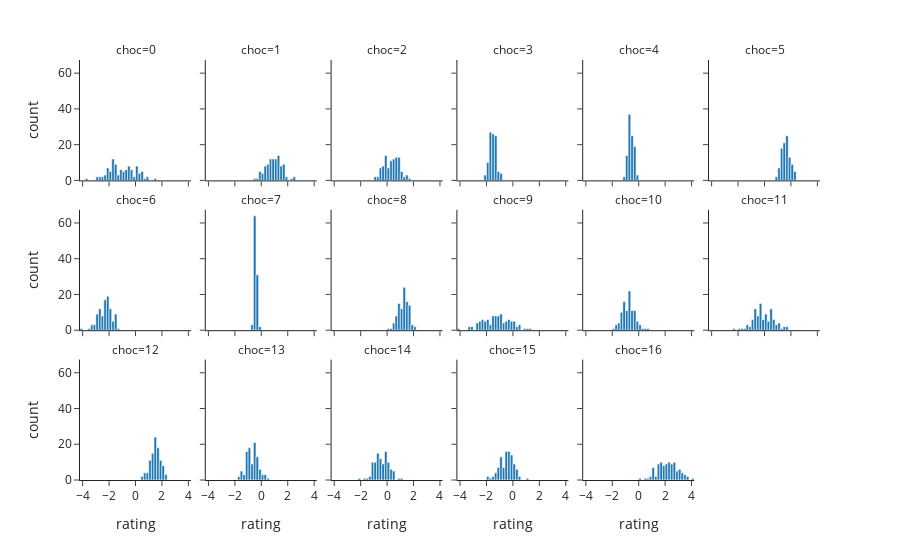

Notebook source saved alongside this figure:
### Code cell
px.histogram(ratings_df,
                x='rating',
                facet_col='choc',
                facet_col_wrap=6,
                template='simple_white')

### Figure 1 — Plotly figure (JSON) as saved in the notebook; plotly's stock layout.template omitted (floating-point values rounded to 4 significant figures)
{"data": [{"alignmentgroup": "True", "bingroup": "x", "hovertemplate": "choc=0<br>rating=%{x}<br>count=%{y}<extra></extra>", "legendgroup": "", "marker": {"color": "#1F77B4", "pattern": {"shape": ""}}, "name": "", "offsetgroup": "", "orientation": "v", "showlegend": false, "type": "histogram", "x": [-1.891, -0.1169, -0.5145, -2.173, -0.7113, -0.7336, -0.9802, 0.5433, -1.552, -0.662, -1.068, -0.3134, -2.528, 0.08143, -1.624, -0.7953, -0.4418, -1.995, -2.767, -0.9012, -1.337, -1.448, -2.057, 0.8222, -0.2557, -0.9376, -1.185, 0.1999, -1.586, -1.656, -0.4978, -1.584, 0.6601, 0.4952, -2.222, -2.821, -1.725, -1.024, -1.723, 0.2911, 0.1161, -1.764, -0.894, -0.3702, -1.018, -1.942, -1.655, -3.778, -2.898, -1.934, -2.157, -0.257, 0.09857, -0.6144, 0.2918, -1.457, -0.6536, -0.4501, -1.504, -1.446, -1.798, 0.9762, -2.394, 0.1116, -1.051, -1.842, -2.424, -2.022, -1.728, -0.5085, -1.502, -2.113, -2.703, -0.5617, -1.358, -1.727, -0.4223, 0.582, -2.209, -1.442, -1.193, 0.4227, -0.3444, 1.441, 0.04821, -2.096, 0.09083, 0.08877, 0.4506, -0.4068, -1.702, -1.654, 0.3327, -2.106, -0.01689, -1.614, 0.3848, -1.255, -0.2858, -0.9658], "xaxis": "x13", "yaxis": "y13"}, {"alignmentgroup": "True", "bingroup": "x", "hovertemplate": "choc=1<br>rating=%{x}<br>count=%{y}<extra></extra>", "legendgroup": "", "marker": {"color": "#1F77B4", "pattern": {"shape": ""}}, "name": "", "offsetgroup": "", "orientation": "v", "showlegend": false, "type": "histogram", "x": [0.01903, 1.726, 1.826, 0.3945, 0.3488, 0.5869, 1.09, 0.9815, 1.779, 1.172, -0.006624, 0.9497, -0.2902, 0.323, 0.8128, 0.1576, 1.582, 1.229, 0.6609, 0.962, 0.9122, -0.5896, 0.7456, 0.4901, 0.2689, 1.355, 1.603, 0.9189, 0.7025, 1.764, 0.2383, 1.185, 1.077, 0.8546, 1.018, 0.8275, 1.135, 0.3302, 2.433, -0.1451, 0.9278, 1.589, 0.9878, 2.473, 0.6001, 0.3904, 0.449, 1.123, 1.296, 1.431, 0.001541, 0.8608, 0.7255, 1.463, 0.4329, 0.4357, 1.193, 1.767, 0.6221, 1.14, 0.6367, 0.4121, 0.9411, -0.08914, 0.6978, 1.019, 1.272, 1.241, 0.4722, 0.7657, 1.455, 1.274, -0.1625, 1.569, 1.358, 1.622, 1.292, -0.1887, 1.257, 0.5996, 1.662, 1.078, 0.7038, 1.488, 1.895, 1.371, 0.09191, 1.352, 1.283, 1.409, 0.7423, 1.606, 0.2662, 1.323, 1.317, 1.676, 1.193, 2.289, 0.7924, 0.431], "xaxis": "x14", "yaxis": "y14"}, {"alignmentgroup": "True", "bingroup": "x", "hovertemplate": "choc=2<br>rating=%{x}<br>count=%{y}<extra></extra>", "legendgroup": "", "marker": {"color": "#1F77B4", "pattern": {"shape": ""}}, "name": "", "offsetgroup": "", "orientation": "v", "showlegend": false, "type": "histogram", "x": [0.7754, 1.635, -0.2538, -0.01518, 0.1972, 0.886, 1.271, 0.2893, -0.5757, 0.277, -0.1221, 0.6304, 0.3731, -0.7452, -0.2255, 0.566, 0.5845, 0.1863, 0.1541, 0.7956, 1.117, 0.1993, 0.8822, 1.159, 0.9638, 0.8063, -0.1924, -0.5625, 1.055, -0.08941, 0.936, 0.4649, 0.3001, 1.056, 0.1876, 0.3048, -0.1035, 0.765, 1.146, 0.7754, 0.694, -0.04787, -0.5626, 0.4298, 0.5227, -0.051, 1.461, 0.7405, -0.406, 0.7073, -0.3305, 0.4216, 0.9801, 0.2687, -0.5546, 0.4447, 1.461, 0.7633, 0.2345, 0.8616, 0.4107, -0.857, 1.251, 0.52, -0.02144, 0.2964, -0.0564, -0.4982, -0.008922, 0.7329, 0.034, -0.266, -0.01276, 0.09104, 0.8163, 0.3476, 0.4682, 0.5332, 0.8258, 0.8307, -0.09913, 0.8127, -0.3238, -0.1843, 0.7164, -0.3055, -0.3388, -0.2416, 1.563, 0.2463, 0.6608, -0.06417, 0.5185, 0.8719, 0.8828, 0.6265, -0.541, -0.6778, -0.8698, 0.3338], "xaxis": "x15", "yaxis": "y15"}, {"alignmentgroup": "True", "bingroup": "x", "hovertemplate": "choc=3<br>rating=%{x}<br>count=%{y}<extra></extra>", "legendgroup": "", "marker": {"color": "#1F77B4", "pattern": {"shape": ""}}, "name": "", "offsetgroup": "", "orientation": "v", "showlegend": false, "type": "histogram", "x": [-1.407, -1.569, -1.384, -1.637, -1.716, -1.221, -1.385, -1.589, -1.528, -1.717, -1.86, -1.597, -1.321, -1.688, -1.625, -1.289, -1.55, -1.912, -1.601, -1.306, -1.285, -1.366, -1.699, -1.367, -1.486, -1.096, -0.9246, -1.72, -1.317, -1.191, -1.758, -1.427, -0.8662, -1.263, -1.611, -1.956, -1.076, -2.103, -1.909, -1.645, -1.422, -1.593, -1.698, -1.502, -1.77, -1.456, -1.286, -1.633, -1.553, -1.531, -1.559, -1.578, -1.777, -1.7, -1.37, -1.319, -2.086, -1.649, -1.32, -1.444, -1.208, -1.657, -1.506, -1.981, -1.136, -1.001, -1.799, -1.445, -1.438, -1.261, -0.9613, -1.586, -1.344, -1.384, -1.953, -1.458, -1.293, -1.719, -1.816, -1.806, -1.321, -1.565, -1.681, -2.039, -1.457, -0.9488, -1.315, -1.253, -1.409, -1.892, -1.805, -1.335, -1.249, -1.414, -1.751, -1.61, -1.794, -1.73, -1.721, -1.725], "xaxis": "x16", "yaxis": "y16"}, {"alignmentgroup": "True", "bingroup": "x", "hovertemplate": "choc=4<br>rating=%{x}<br>count=%{y}<extra></extra>", "legendgroup": "", "marker": {"color": "#1F77B4", "pattern": {"shape": ""}}, "name": "", "offsetgroup": "", "orientation": "v", "showlegend": false, "type": "histogram", "x": [-0.1147, -0.6305, -0.8975, -0.3549, -0.6313, -0.8579, -0.6428, -0.5585, -0.3797, -0.6331, -0.6366, -0.3813, -0.5609, -0.2817, -0.5331, -0.4168, -0.9722, -0.2737, -0.7295, -1.066, -0.6577, -0.6332, -0.696, -0.3081, -0.6981, -0.4124, -0.7071, -0.8711, -0.6761, -0.6243, -0.5566, -0.7408, -0.2543, -0.1114, -0.6381, -0.4965, -0.6325, -0.787, -0.8512, -0.6904, -0.5492, -0.5848, -0.8746, -0.6604, -0.3796, -0.4906, -0.707, -0.5261, -0.7291, -0.8278, -0.5472, -0.3146, -0.7597, -0.4047, -0.436, -0.745, -0.5933, -0.7159, -0.613, -0.6927, -0.6218, -0.3186, -0.8196, -0.5955, -0.6606, -0.8179, -0.3958, -0.8292, -0.2582, -1.035, -0.553, -0.1947, -0.2904, -0.6482, -0.4794, -0.9357, -0.4421, -0.6628, -0.8751, -0.574, -0.2858, -0.3465, -0.457, -0.4644, -0.21, -0.308, -0.6704, -0.7942, -0.6424, -0.2606, -0.4009, -0.7642, -0.5747, -0.7225, -0.9076, -0.2645, -0.9127, -0.6991, -0.4809, -0.6569], "xaxis": "x17", "yaxis": "y17"}, {"alignmentgroup": "True", "bingroup": "x", "hovertemplate": "choc=5<br>rating=%{x}<br>count=%{y}<extra></extra>", "legendgroup": "", "marker": {"color": "#1F77B4", "pattern": {"shape": ""}}, "name": "", "offsetgroup": "", "orientation": "v", "showlegend": false, "type": "histogram", "x": [1.693, 1.303, 1.472, 2.345, 1.195, 1.755, 1.318, 1.592, 1.503, 1.826, 1.591, 1.577, 1.856, 1.568, 1.391, 1.822, 1.63, 1.24, 1.16, 1.777, 1.697, 2.105, 1.66, 1.669, 1.659, 2.123, 1.234, 1.635, 1.781, 1.64, 1.592, 1.322, 1.829, 1.238, 1.737, 2.005, 1.824, 1.829, 1.303, 1.536, 2.181, 1.815, 1.244, 1.481, 1.297, 1.557, 1.512, 2.112, 1.66, 1.777, 0.869, 1.761, 2.124, 1.849, 1.5, 1.156, 1.263, 1.963, 1.664, 1.348, 1.18, 1.522, 1.707, 2.148, 1.975, 2.156, 2.37, 2.254, 1.724, 1.776, 1.312, 1.766, 1.687, 2.396, 2.044, 1.79, 1.143, 1.968, 1.469, 2.207, 1.833, 1.298, 1.397, 1.972, 1.402, 1.121, 1.255, 1.597, 1.566, 1.524, 1.264, 1.742, 1.598, 1.65, 1.456, 1.312, 1.656, 1.475, 1.067, 0.9789], "xaxis": "x18", "yaxis": "y18"}, {"alignmentgroup": "True", "bingroup": "x", "hovertemplate": "choc=6<br>rating=%{x}<br>count=%{y}<extra></extra>", "legendgroup": "", "marker": {"color": "#1F77B4", "pattern": {"shape": ""}}, "name": "", "offsetgroup": "", "orientation": "v", "showlegend": false, "type": "histogram", "x": [-1.49, -1.821, -2.333, -1.681, -2.889, -2.821, -1.583, -1.556, -2.602, -2.45, -2.822, -2.403, -2.514, -2.063, -1.937, -2.684, -3.05, -2.174, -2.293, -1.948, -2.65, -2.384, -2.406, -2.71, -2.242, -2.385, -2.27, -2.111, -1.569, -2.848, -2.426, -1.884, -1.936, -2.335, -3.215, -1.845, -2.424, -2.113, -1.999, -1.873, -4.032, -2.796, -2.669, -3.177, -2.676, -2.434, -1.391, -2.271, -2.362, -2.152, -2.133, -2.181, -2.165, -2.207, -2.843, -1.525, -2.026, -2.086, -1.407, -2.168, -2.267, -2.345, -2.149, -2.558, -3.216, -2.998, -1.857, -1.665, -2.802, -1.946, -2.664, -2.747, -2.289, -1.629, -2.996, -3.249, -2.023, -2.397, -1.965, -1.686, -2.706, -2.144, -1.461, -2.306, -1.58, -2.005, -2.737, -2.884, -1.787, -2.173, -2.712, -2.371, -2.18, -2.093, -2.344, -3.055, -1.591, -1.924, -3.543, -2.128], "xaxis": "x7", "yaxis": "y7"}, {"alignmentgroup": "True", "bingroup": "x", "hovertemplate": "choc=7<br>rating=%{x}<br>count=%{y}<extra></extra>", "legendgroup": "", "marker": {"color": "#1F77B4", "pattern": {"shape": ""}}, "name": "", "offsetgroup": "", "orientation": "v", "showlegend": false, "type": "histogram", "x": [-0.3187, -0.3824, -0.6198, -0.4408, -0.4196, -0.3988, -0.6045, -0.4185, -0.5423, -0.3305, -0.5197, -0.4356, -0.4289, -0.5514, -0.6051, -0.2952, -0.4804, -0.4674, -0.5015, -0.363, -0.5896, -0.5216, -0.4141, -0.4108, -0.4669, -0.4483, -0.4928, -0.528, -0.2793, -0.5808, -0.4104, -0.4258, -0.4211, -0.4308, -0.4715, -0.55, -0.3661, -0.2119, -0.358, -0.4942, -0.4367, -0.3509, -0.2982, -0.4748, -0.4498, -0.2862, -0.3982, -0.4425, -0.4566, -0.5345, -0.2765, -0.4377, -0.4719, -0.4435, -0.325, -0.5198, -0.4743, -0.4377, -0.4123, -0.5694, -0.4609, -0.4392, -0.3632, -0.2964, -0.1488, -0.5302, -0.4218, -0.3649, -0.5353, -0.5162, -0.229, -0.4494, -0.5189, -0.3779, -0.5535, -0.4753, -0.548, -0.475, -0.34, -0.3452, -0.2701, -0.3947, -0.3896, -0.436, -0.4357, -0.4435, -0.3918, -0.4678, -0.4159, -0.1803, -0.4075, -0.3943, -0.4747, -0.2694, -0.3439, -0.4308, -0.4344, -0.4455, -0.5017, -0.3808], "xaxis": "x8", "yaxis": "y8"}, {"alignmentgroup": "True", "bingroup": "x", "hovertemplate": "choc=8<br>rating=%{x}<br>count=%{y}<extra></extra>", "legendgroup": "", "marker": {"color": "#1F77B4", "pattern": {"shape": ""}}, "name": "", "offsetgroup": "", "orientation": "v", "showlegend": false, "type": "histogram", "x": [1.648, 2.037, 0.9621, 1.268, 1.442, 1.545, 1.165, 0.8322, 1.233, 1.022, 0.6847, 1.219, 1.595, 1.608, 1.508, 1.187, 0.6771, 0.8275, 0.4125, 0.9651, 1.633, 0.7321, 1.338, 1.72, 0.05404, 0.595, 1.22, 1.791, 1.297, 1.166, 1.447, 0.9428, 0.9268, 1.278, 1.533, 1.142, 1.808, 1.556, 1.041, 0.9004, 1.278, 1.609, 0.9517, 1.671, 0.4902, 0.761, 1.717, 1.375, 1.279, 1.35, 1.563, 1.755, 1.49, 0.2587, 0.6937, 1.377, 0.999, 1.363, 1.486, 0.8925, 1.34, 1.693, 1.282, 1.698, 1.122, 1.483, 1.281, 1.033, 1.051, 1.557, 1.667, 1.563, 1.469, 1.738, 2.198, 1.526, 1.249, 1.437, 1.233, 1.86, 0.8647, 1.346, 0.9509, 1.251, 1.83, 0.9375, 0.7468, 1.224, 0.8956, 1.057, 0.9044, 1.694, 0.6737, 1.234, 0.7065, 1.314, 1.253, 1.174, 0.5969, 1.172], "xaxis": "x9", "yaxis": "y9"}, {"alignmentgroup": "True", "bingroup": "x", "hovertemplate": "choc=9<br>rating=%{x}<br>count=%{y}<extra></extra>", "legendgroup": "", "marker": {"color": "#1F77B4", "pattern": {"shape": ""}}, "name": "", "offsetgroup": "", "orientation": "v", "showlegend": false, "type": "histogram", "x": [-0.3141, -0.04228, -0.5024, -1.658, -1.105, -3.13, -1.228, -0.637, -1.917, -1.569, 0.1465, -1.251, -0.9085, -1.593, -2.067, -1.744, -1.334, -0.8321, -2.712, -1.022, -1.581, -2.391, -1.425, -0.8168, -1.341, -3.242, -2.506, -1.012, -0.6047, -1.933, -2.448, -2.123, 0.09826, -0.2325, -2.077, -2.671, -2.446, 1.172, -0.5161, -0.4706, -1.349, -2.428, -4.065, -1.397, -0.9184, -0.4754, -2.321, -0.9667, -1.671, 0.9281, -1.054, -2.033, -0.8592, -3.167, -0.763, -0.3021, -1.144, -2.233, -1.052, -0.3745, -1.826, -1.495, 0.4598, -0.1086, -1.981, -1.553, -0.8223, -1.354, -2.341, -1.951, -0.3118, 0.08382, -0.1342, -1.832, -0.1089, 0.5763, 0.2677, -2.077, -0.7583, 0.278, 0.1477, 1.375, -2.74, -0.9082, -0.315, -0.155, -2.296, -0.4609, 0.1707, -1.197, 0.4564, -2.39, -3.288, -1.49, -0.885, -1.165, -1.384, -2.793, -1.493, -2.439], "xaxis": "x10", "yaxis": "y10"}, {"alignmentgroup": "True", "bingroup": "x", "hovertemplate": "choc=10<br>rating=%{x}<br>count=%{y}<extra></extra>", "legendgroup": "", "marker": {"color": "#1F77B4", "pattern": {"shape": ""}}, "name": "", "offsetgroup": "", "orientation": "v", "showlegend": false, "type": "histogram", "x": [-0.6196, -0.7651, -0.8627, -1.125, -1.351, -1.553, -0.7452, -0.9385, -1.621, -0.3909, -0.4159, -0.2558, -1.501, -1.201, -1.012, -1.229, -0.7504, -0.1434, -0.2321, -0.7466, -0.5382, 0.3092, -1.141, -1.303, -1.228, -1.314, -0.9003, -0.6643, -0.4081, -0.7386, 0.03377, -0.2963, -1.383, -0.5916, -1.646, -0.7173, -1.064, -1.197, 0.6512, -0.9553, -1.229, -1.306, -0.7502, -0.6864, -0.6794, -0.2016, -0.4098, -0.6349, -1.057, -1.035, -0.5158, -0.1286, -0.1965, -0.8527, -0.5591, -0.6865, -0.7598, -0.6036, -0.4919, -0.6478, -0.4773, -0.3123, -1.022, -1.086, 0.4478, -1.683, -1.072, -0.3343, -0.2488, -0.855, -0.7664, -0.2721, -1.15, -0.4915, -0.1442, -0.874, -0.1405, -1.049, -0.3167, -0.6994, -1.14, -1.122, -0.8236, -0.796, -0.9693, -1.505, -1.888, -0.3255, -1.43, -0.6554, -1.021, 0.0284, -1.167, -1.241, -0.5544, -0.6059, -0.6591, -0.9925, -0.9374, 0.1514], "xaxis": "x11", "yaxis": "y11"}, {"alignmentgroup": "True", "bingroup": "x", "hovertemplate": "choc=11<br>rating=%{x}<br>count=%{y}<extra></extra>", "legendgroup": "", "marker": {"color": "#1F77B4", "pattern": {"shape": ""}}, "name": "", "offsetgroup": "", "orientation": "v", "showlegend": false, "type": "histogram", "x": [-0.2388, -0.4026, -0.6806, 0.584, 1.579, 0.1779, 0.8972, -0.7562, -0.07748, 1.173, -1.697, 1.614, -1.018, 0.4618, -0.7514, 0.001202, 0.7746, 0.05211, -0.3335, -1.1, -0.806, -0.2096, -0.3319, -0.4132, -0.8065, -0.04264, -0.6833, 0.3928, 1.789, -0.5828, 0.7147, 0.4555, -0.6592, -0.6085, -0.2127, 0.5282, -0.6426, 0.1808, 0.4773, 0.05059, -0.2851, -0.4073, -2.297, 0.649, 1.551, -0.9036, -0.3063, 0.316, -0.5301, -0.3934, -0.0429, -0.3846, 1.163, 0.8108, 1.245, -1.206, -0.6, -1.279, 0.1599, 0.5459, 0.02645, 0.4419, -0.2484, 1.177, -1.32, -0.00456, 1.043, 0.7575, 0.6297, -0.5258, 0.4158, 0.5951, 0.3734, -1.901, -0.8448, -0.4351, -0.8315, -0.2255, -0.7115, 0.6252, 0.3356, -0.3257, 0.4241, -0.1036, -0.3801, -0.6052, 0.4874, 0.3971, -0.2027, 0.1123, -0.7035, -0.1653, -0.6384, -0.3468, 0.4629, -1.439, 0.8523, -0.8434, -0.5055, 0.05113], "xaxis": "x12", "yaxis": "y12"}, {"alignmentgroup": "True", "bingroup": "x", "hovertemplate": "choc=12<br>rating=%{x}<br>count=%{y}<extra></extra>", "legendgroup": "", "marker": {"color": "#1F77B4", "pattern": {"shape": ""}}, "name": "", "offsetgroup": "", "orientation": "v", "showlegend": false, "type": "histogram", "x": [1.188, 1.913, 1.882, 1.511, 1.834, 2.12, 1.8, 1.562, 1.404, 1.301, 1.628, 2.064, 1.59, 1.348, 1.658, 1.649, 1.618, 1.454, 1.569, 1.739, 1.426, 1.769, 2.186, 1.611, 1.462, 1.054, 1.599, 1.238, 1.334, 1.134, 1.299, 0.6944, 0.9544, 1.196, 1.535, 1.268, 2.181, 1.827, 1.663, 1.705, 1.435, 2.021, 1.235, 0.9102, 1.473, 0.5939, 1.683, 1.082, 0.7743, 1.445, 1.653, 1.489, 1.807, 1.103, 1.446, 1.313, 1.944, 1.313, 1.894, 1.775, 1.429, 1.748, 0.9524, 1.048, 1.68, 2.359, 1.544, 1.234, 1.451, 1.645, 0.72, 1.702, 2.111, 1.017, 1.265, 1.802, 1.416, 1.636, 1.182, 0.6378, 1.324, 1.503, 1.489, 1.445, 2.35, 1.199, 1.927, 1.963, 2.273, 0.515, 1.586, 1.23, 1.362, 1.342, 0.8022, 1.175, 1.866, 2.047, 1.431, 2.132], "xaxis": "x", "yaxis": "y"}, {"alignmentgroup": "True", "bingroup": "x", "hovertemplate": "choc=13<br>rating=%{x}<br>count=%{y}<extra></extra>", "legendgroup": "", "marker": {"color": "#1F77B4", "pattern": {"shape": ""}}, "name": "", "offsetgroup": "", "orientation": "v", "showlegend": false, "type": "histogram", "x": [-0.9255, -0.6703, -0.4333, -0.01117, -0.2337, -0.564, -0.5973, -0.1575, -0.7908, -1.238, -1.174, -0.4593, -0.3816, -0.3764, 0.1223, -0.297, -0.7115, -0.8996, -1.475, -1.096, -0.2756, 0.4658, -0.4191, -0.8365, -0.4104, 0.2827, 0.1246, -0.6992, -0.5193, -1.63, -0.5813, -0.4909, -0.09573, -0.5121, -1.074, -0.9665, -0.6608, -0.0895, -0.5212, -0.8319, -1.117, -0.3693, -1.596, -1.119, -0.6922, -0.8014, -1.021, -0.5673, -0.3476, 0.1225, -0.2522, 0.2161, -1.079, -0.3712, -0.9299, -0.5559, -0.7404, -0.1148, -0.5965, -0.9128, -1.179, -0.4653, -1.191, -0.5051, -1.4, -0.9281, -0.8655, -1.093, -1.267, -0.9287, -1.344, -1.405, -0.4939, -0.8869, -1.025, -0.6461, -0.5669, -0.7193, -0.2023, -0.5746, -0.4615, -1.029, -0.8262, -0.2532, -0.808, -1.092, -1.105, -0.5952, 0.2, -0.02701, -0.2345, -0.8117, -1.175, -1.457, -1.774, -0.2707, -0.8213, -1.196, -0.9847, -0.966], "xaxis": "x2", "yaxis": "y2"}, {"alignmentgroup": "True", "bingroup": "x", "hovertemplate": "choc=14<br>rating=%{x}<br>count=%{y}<extra></extra>", "legendgroup": "", "marker": {"color": "#1F77B4", "pattern": {"shape": ""}}, "name": "", "offsetgroup": "", "orientation": "v", "showlegend": false, "type": "histogram", "x": [-0.9184, -0.5288, 0.1761, -0.2917, -0.4106, -0.8791, -1.179, 0.2467, -0.4723, -0.6447, 0.04938, -1.235, -0.326, 0.023, -0.1602, 0.1292, -0.122, 0.09444, -0.6113, 0.2765, -0.8831, -0.6864, -1.076, -0.2259, -0.2714, -0.7948, 0.4328, 0.1258, -1.568, -0.556, -0.9874, -0.1762, -0.6968, -0.2865, -1.068, -0.5648, 0.9145, 0.2655, -1.016, -0.1329, -1.23, 0.4298, -0.1825, -0.7928, 1.046, 0.02816, 0.2613, -0.8575, -1.053, -0.1083, -0.06021, -0.4639, -0.01974, -0.2285, -1.054, -0.07329, -0.9237, -0.7462, -0.7518, -0.0115, -0.971, 0.2237, -0.5012, -0.183, -0.7306, -0.4953, -0.7029, -0.6048, 0.1584, 0.5272, -0.7292, -0.1049, 0.4751, -2.044, -1.105, 0.1231, -1.176, -1.129, -0.8513, -0.1256, -0.7586, -0.5373, -0.546, 0.2029, 0.4568, -0.7247, -0.1493, -1.612, -0.3235, -0.5367, -1.086, -0.06384, 0.05941, -0.6079, -0.4789, -0.8043, -0.3602, -0.2779, -0.09003, -0.8522], "xaxis": "x3", "yaxis": "y3"}, {"alignmentgroup": "True", "bingroup": "x", "hovertemplate": "choc=15<br>rating=%{x}<br>count=%{y}<extra></extra>", "legendgroup": "", "marker": {"color": "#1F77B4", "pattern": {"shape": ""}}, "name": "", "offsetgroup": "", "orientation": "v", "showlegend": false, "type": "histogram", "x": [-0.3481, 0.4389, -0.3398, 0.391, -0.5076, -0.7316, -0.2257, -1.9, -0.5005, -0.3892, -1.219, -1.135, 0.01589, -0.4831, -1.541, -0.5128, -0.5824, 0.5257, 0.2043, -0.3704, -0.05473, -0.529, 0.0006665, -1.7, 0.01952, -0.6826, -1.053, -1.194, -0.4433, -0.5086, -0.1004, -0.8061, -0.2655, -1.149, -1.323, -0.2292, -0.8439, -0.8846, -1.5, 0.2286, -1.259, -0.805, -1.821, -0.4765, -0.6635, -0.4865, -0.855, -0.4355, -0.509, -0.8778, -1.003, -0.5191, -0.6981, -0.1771, -0.6606, -0.2535, -1.022, -0.08952, -0.8793, -0.8488, -0.3749, -0.9674, 0.03779, 0.01106, -0.2659, -0.1749, -0.03559, -0.3457, 0.04876, -0.0009602, -0.5462, -0.03221, -0.7989, -0.2842, 0.1684, -0.9985, -0.6509, -1.037, -0.98, -0.2157, 0.1358, -0.2287, -0.4672, -0.08815, 0.3713, 0.225, -0.1666, 0.1853, -0.8183, -0.2709, -0.08976, 0.2881, -0.3865, -0.5338, -1.281, -0.04203, 1.068, -0.8639, -0.1436, -0.07344], "xaxis": "x4", "yaxis": "y4"}, {"alignmentgroup": "True", "bingroup": "x", "hovertemplate": "choc=16<br>rating=%{x}<br>count=%{y}<extra></extra>", "legendgroup": "", "marker": {"color": "#1F77B4", "pattern": {"shape": ""}}, "name": "", "offsetgroup": "", "orientation": "v", "showlegend": false, "type": "histogram", "x": [2.426, 1.601, 1.014, 1.68, 1.967, 3.007, 1.582, 2.722, 2.23, 2.401, 2.507, 2.986, 1.782, 2.609, 2.631, 1.102, 0.03751, 1.422, 2.554, 1.925, 3.021, 2.016, 4.197, 2.732, 2.25, 2.242, 1.166, 1.575, 3.111, 3.39, 2.243, 1.599, 2.546, 1.576, 1.494, 1.965, 2.45, 2.384, 2.869, 3.007, 2.13, 2.039, 1.17, 1.544, 2.43, 1.654, 2.07, 2.713, 2.279, 2.602, 2.359, 2.119, 2.105, 2.693, 1.963, 3.53, 1.604, 2.919, 2.249, 1.604, 2.739, 3.208, 2.474, 2.993, 1.522, 1.916, 1.713, 1.62, 1.314, 3.312, 2.868, 1.554, 0.7338, 0.9418, 1.048, 3.433, 1.768, 2.481, 2.053, 2.75, 3.694, 0.5456, 1.655, 3.39, 2.191, 1.928, 2.776, 1.148, 1.875, 2.324, 3.075, 2.296, 0.9279, 3.015, 3.514, 1.909, 3.748, 2.197, 1.353, 1.102], "xaxis": "x5", "yaxis": "y5"}], "layout": {"annotations": [{"font": {}, "showarrow": false, "text": "choc=12", "x": 0.075, "xanchor": "center", "xref": "paper", "y": 0.2867, "yanchor": "bottom", "yref": "paper"}, {"font": {}, "showarrow": false, "text": "choc=13", "x": 0.245, "xanchor": "center", "xref": "paper", "y": 0.2867, "yanchor": "bottom", "yref": "paper"}, {"font": {}, "showarrow": false, "text": "choc=14", "x": 0.415, "xanchor": "center", "xref": "paper", "y": 0.2867, "yanchor": "bottom", "yref": "paper"}, {"font": {}, "showarrow": false, "text": "choc=15", "x": 0.585, "xanchor": "center", "xref": "paper", "y": 0.2867, "yanchor": "bottom", "yref": "paper"}, {"font": {}, "showarrow": false, "text": "choc=16", "x": 0.755, "xanchor": "center", "xref": "paper", "y": 0.2867, "yanchor": "bottom", "yref": "paper"}, {"font": {}, "showarrow": false, "text": "choc=6", "x": 0.075, "xanchor": "center", "xref": "paper", "y": 0.6433, "yanchor": "bottom", "yref": "paper"}, {"font": {}, "showarrow": false, "text": "choc=7", "x": 0.245, "xanchor": "center", "xref": "paper", "y": 0.6433, "yanchor": "bottom", "yref": "paper"}, {"font": {}, "showarrow": false, "text": "choc=8", "x": 0.415, "xanchor": "center", "xref": "paper", "y": 0.6433, "yanchor": "bottom", "yref": "paper"}, {"font": {}, "showarrow": false, "text": "choc=9", "x": 0.585, "xanchor": "center", "xref": "paper", "y": 0.6433, "yanchor": "bottom", "yref": "paper"}, {"font": {}, "showarrow": false, "text": "choc=10", "x": 0.755, "xanchor": "center", "xref": "paper", "y": 0.6433, "yanchor": "bottom", "yref": "paper"}, {"font": {}, "showarrow": false, "text": "choc=11", "x": 0.925, "xanchor": "center", "xref": "paper", "y": 0.6433, "yanchor": "bottom", "yref": "paper"}, {"font": {}, "showarrow": false, "text": "choc=0", "x": 0.075, "xanchor": "center", "xref": "paper", "y": 1.0, "yanchor": "bottom", "yref": "paper"}, {"font": {}, "showarrow": false, "text": "choc=1", "x": 0.245, "xanchor": "center", "xref": "paper", "y": 1.0, "yanchor": "bottom", "yref": "paper"}, {"font": {}, "showarrow": false, "text": "choc=2", "x": 0.415, "xanchor": "center", "xref": "paper", "y": 1.0, "yanchor": "bottom", "yref": "paper"}, {"font": {}, "showarrow": false, "text": "choc=3", "x": 0.585, "xanchor": "center", "xref": "paper", "y": 1.0, "yanchor": "bottom", "yref": "paper"}, {"font": {}, "showarrow": false, "text": "choc=4", "x": 0.755, "xanchor": "center", "xref": "paper", "y": 1.0, "yanchor": "bottom", "yref": "paper"}, {"font": {}, "showarrow": false, "text": "choc=5", "x": 0.925, "xanchor": "center", "xref": "paper", "y": 1.0, "yanchor": "bottom", "yref": "paper"}], "barmode": "relative", "legend": {"tracegroupgap": 0}, "margin": {"t": 60}, "xaxis": {"anchor": "y", "domain": [0, 0.15], "title": {"text": "rating"}}, "xaxis10": {"anchor": "y10", "domain": [0.51, 0.66], "matches": "x", "showticklabels": false}, "xaxis11": {"anchor": "y11", "domain": [0.68, 0.83], "matches": "x", "showticklabels": false}, "xaxis12": {"anchor": "y12", "domain": [0.85, 1], "matches": "x", "showticklabels": false}, "xaxis13": {"anchor": "y13", "domain": [0, 0.15], "matches": "x", "showticklabels": false}, "xaxis14": {"anchor": "y14", "domain": [0.17, 0.32], "matches": "x", "showticklabels": false}, "xaxis15": {"anchor": "y15", "domain": [0.34, 0.49], "matches": "x", "showticklabels": false}, "xaxis16": {"anchor": "y16", "domain": [0.51, 0.66], "matches": "x", "showticklabels": false}, "xaxis17": {"anchor": "y17", "domain": [0.68, 0.83], "matches": "x", "showticklabels": false}, "xaxis18": {"anchor": "y18", "domain": [0.85, 1], "matches": "x", "showticklabels": false}, "xaxis2": {"anchor": "y2", "domain": [0.17, 0.32], "matches": "x", "title": {"text": "rating"}}, "xaxis3": {"anchor": "y3", "domain": [0.34, 0.49], "matches": "x", "title": {"text": "rating"}}, "xaxis4": {"anchor": "y4", "domain": [0.51, 0.66], "matches": "x", "title": {"text": "rating"}}, "xaxis5": {"anchor": "y5", "domain": [0.68, 0.83], "matches": "x", "title": {"text": "rating"}}, "xaxis6": {"anchor": "y6", "domain": [0.85, 1], "matches": "x", "title": {"text": "rating"}}, "xaxis7": {"anchor": "y7", "domain": [0, 0.15], "matches": "x", "showticklabels": false}, "xaxis8": {"anchor": "y8", "domain": [0.17, 0.32], "matches": "x", "showticklabels": false}, "xaxis9": {"anchor": "y9", "domain": [0.34, 0.49], "matches": "x", "showticklabels": false}, "yaxis": {"anchor": "x", "domain": [0, 0.2867], "title": {"text": "count"}}, "yaxis10": {"anchor": "x10", "domain": [0.3567, 0.6433], "matches": "y", "showticklabels": false}, "yaxis11": {"anchor": "x11", "domain": [0.3567, 0.6433], "matches": "y", "showticklabels": false}, "yaxis12": {"anchor": "x12", "domain": [0.3567, 0.6433], "matches": "y", "showticklabels": false}, "yaxis13": {"anchor": "x13", "domain": [0.7133, 1.0], "matches": "y", "title": {"text": "count"}}, "yaxis14": {"anchor": "x14", "domain": [0.7133, 1.0], "matches": "y", "showticklabels": false}, "yaxis15": {"anchor": "x15", "domain": [0.7133, 1.0], "matches": "y", "showticklabels": false}, "yaxis16": {"anchor": "x16", "domain": [0.7133, 1.0], "matches": "y", "showticklabels": false}, "yaxis17": {"anchor": "x17", "domain": [0.7133, 1.0], "matches": "y", "showticklabels": false}, "yaxis18": {"anchor": "x18", "domain": [0.7133, 1.0], "matches": "y", "showticklabels": false}, "yaxis2": {"anchor": "x2", "domain": [0, 0.2867], "matches": "y", "showticklabels": false}, "yaxis3": {"anchor": "x3", "domain": [0, 0.2867], "matches": "y", "showticklabels": false}, "yaxis4": {"anchor": "x4", "domain": [0, 0.2867], "matches": "y", "showticklabels": false}, "yaxis5": {"anchor": "x5", "domain": [0, 0.2867], "matches": "y", "showticklabels": false}, "yaxis6": {"anchor": "x6", "domain": [0, 0.2867], "matches": "y", "showticklabels": false}, "yaxis7": {"anchor": "x7", "domain": [0.3567, 0.6433], "matches": "y", "title": {"text": "count"}}, "yaxis8": {"anchor": "x8", "domain": [0.3567, 0.6433], "matches": "y", "showticklabels": false}, "yaxis9": {"anchor": "x9", "domain": [0.3567, 0.6433], "matches": "y", "showticklabels": false}}}
